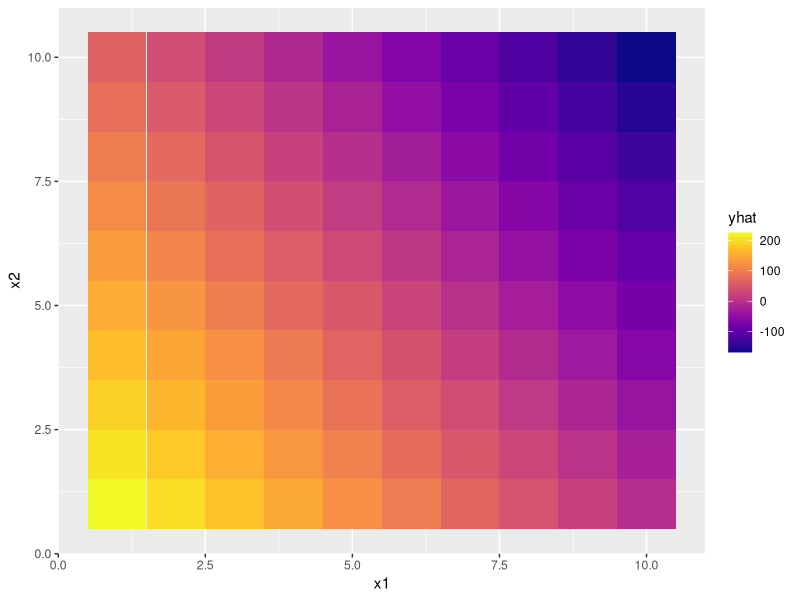
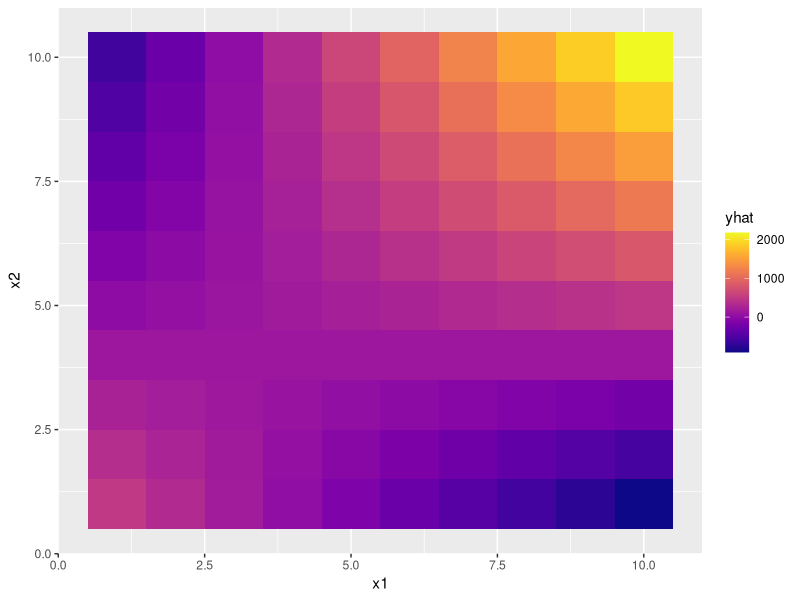
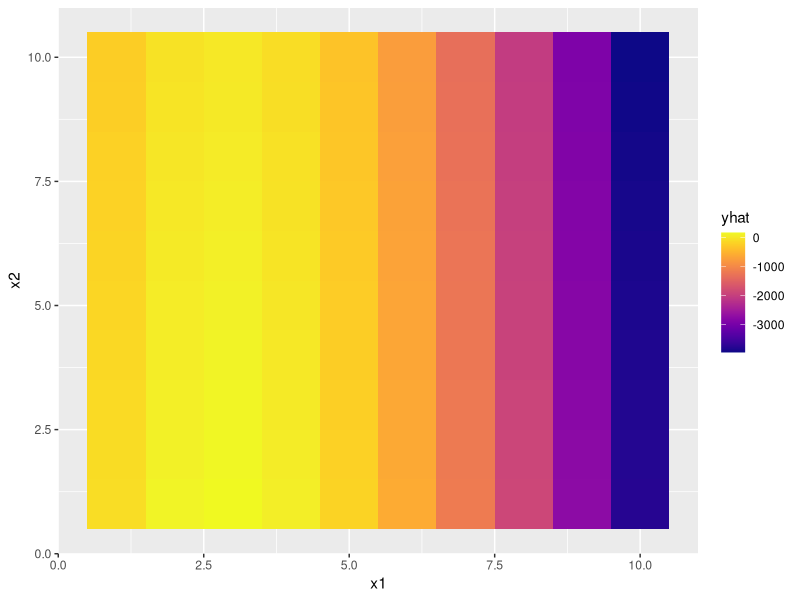

Source code (R) for these figures, in order:

library(dplyr)
#install.packages("readr")
library(readr)
#install.packages("tidyr")
library(tidyr)
library(ggplot2)
#install.packages("viridis")
library(viridis)

data = tribble(
  ~speed, ~car, ~x1, ~x2,
  102,    "A",   3,   5,
  53,     "B",   4,   2,
  48,      "A",  3,   8,
  55,      "B",  2,   5,
  54,      "B",  2,   5,
  32,      "B",  2,   5,
  52,      "B",  2,   5,
  33,      "B",  2,   5,
  77,      "B",  2,   5
)


m1 = data %>% lm(formula = speed ~ x1 + x2 + car)

newdata = expand_grid(
  x1 = seq(from = 1, to = 10, by = 1),
  x2 = seq(from = 1, to = 10, by = 1)
) %>% 
  mutate(car = "A")


pred = tibble(
  newdata,
  yhat = predict(object = m1, newdata = newdata)
)

ggplot() +
  geom_tile(data = pred, mapping = aes(x = x1, y = x2, fill = yhat)) +
  viridis::scale_fill_viridis(option = "plasma")


pred %>%
  filter(yhat == max(yhat))


# Interactions
m2 = data %>% lm(formula = speed ~ x1 + x2 + I(x1*x2) + car)
newdata = expand_grid(
  x1 = seq(from = 1, to = 10, by = 1),
  x2 = seq(from = 1, to = 10, by = 1)
) %>% 
  mutate(car = "A")


pred = tibble(
  newdata,
  yhat = predict(object = m2, newdata = newdata)
)

ggplot() +
  geom_tile(data = pred, mapping = aes(x = x1, y = x2, fill = yhat)) +
  viridis::scale_fill_viridis(option = "plasma")



# Polynomial with Interaction
m3 = data %>% lm(formula = speed ~ poly(x1, 2) + poly(x2, 2) + I(x1*x2) + car)
broom::glance(m3)
newdata = expand_grid(
  x1 = seq(from = 1, to = 10, by = 1),
  x2 = seq(from = 1, to = 10, by = 1)
) %>% 
  mutate(car = "A")


pred = tibble(
  newdata,
  yhat = predict(object = m3, newdata = newdata)
)

ggplot() +
  geom_tile(data = pred, mapping = aes(x = x1, y = x2, fill = yhat)) +
  viridis::scale_fill_viridis(option = "plasma")
